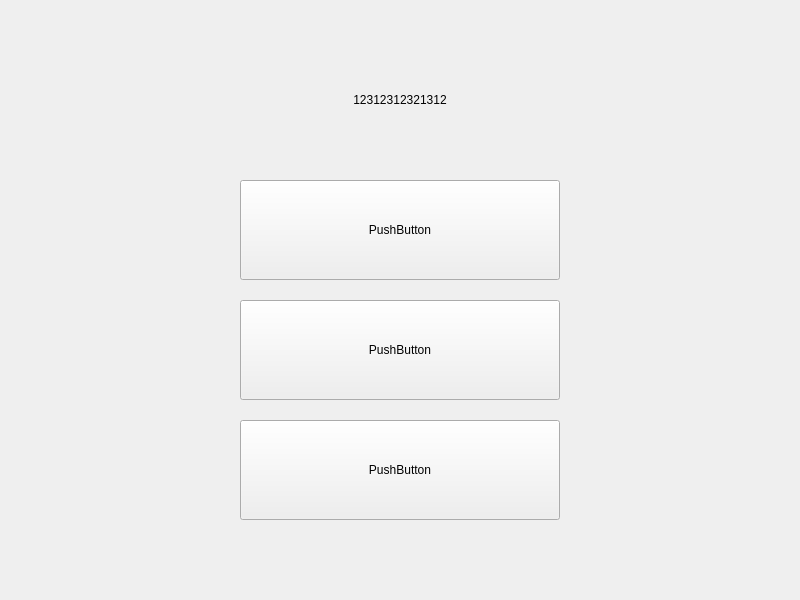
<?xml version="1.0" encoding="UTF-8"?>
<ui version="4.0">
 <class>MainWindow</class>
 <widget class="QMainWindow" name="MainWindow">
  <property name="geometry">
   <rect>
    <x>0</x>
    <y>0</y>
    <width>800</width>
    <height>600</height>
   </rect>
  </property>
  <property name="windowTitle">
   <string>MainWindow</string>
  </property>
  <property name="styleSheet">
   <string notr="true"/>
  </property>
  <widget class="QWidget" name="centralwidget">
   <widget class="QLabel" name="game_label">
    <property name="geometry">
     <rect>
      <x>240</x>
      <y>50</y>
      <width>320</width>
      <height>100</height>
     </rect>
    </property>
    <property name="styleSheet">
     <string notr="true"/>
    </property>
    <property name="text">
     <string>12312312321312</string>
    </property>
    <property name="scaledContents">
     <bool>false</bool>
    </property>
    <property name="alignment">
     <set>Qt::AlignCenter</set>
    </property>
    <property name="margin">
     <number>20</number>
    </property>
   </widget>
   <widget class="QPushButton" name="play_btn">
    <property name="geometry">
     <rect>
      <x>240</x>
      <y>180</y>
      <width>320</width>
      <height>100</height>
     </rect>
    </property>
    <property name="text">
     <string>PushButton</string>
    </property>
   </widget>
   <widget class="QPushButton" name="settings_btn">
    <property name="geometry">
     <rect>
      <x>240</x>
      <y>300</y>
      <width>320</width>
      <height>100</height>
     </rect>
    </property>
    <property name="text">
     <string>PushButton</string>
    </property>
   </widget>
   <widget class="QPushButton" name="exit_btn">
    <property name="geometry">
     <rect>
      <x>240</x>
      <y>420</y>
      <width>320</width>
      <height>100</height>
     </rect>
    </property>
    <property name="text">
     <string>PushButton</string>
    </property>
   </widget>
  </widget>
 </widget>
 <resources/>
 <connections/>
</ui>
